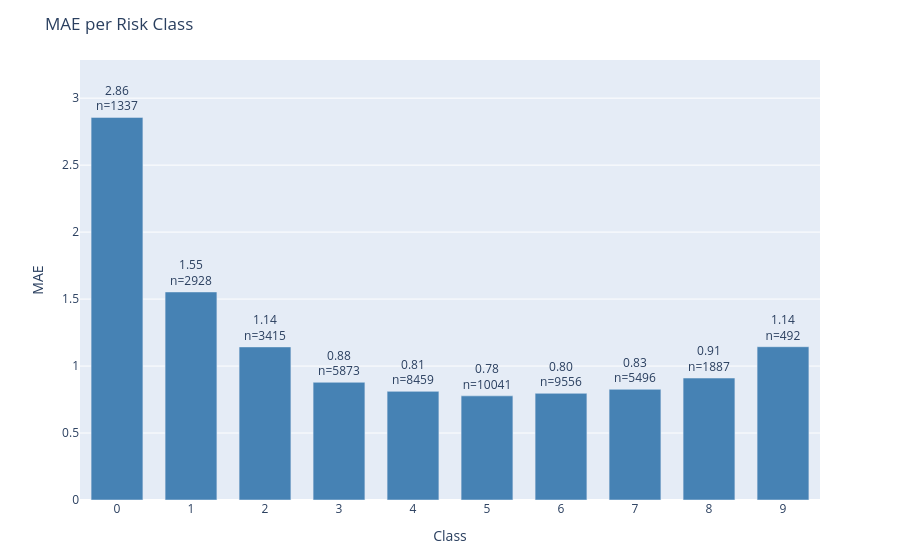

The cell this chart's notebook holds for it:
### Code cell
plot_error_by_group(
    df=results_test,
    y_true_col='actual',
    y_pred_col='prediction',
    group_by='class',
    metric='mae',
    title='MAE per Risk Class'
)

### Figure 1 — Plotly figure (JSON) as saved in the notebook; plotly's stock layout.template omitted (floating-point values rounded to 4 significant figures)
{"data": [{"marker": {"color": "steelblue"}, "text": ["2.86<br>n=1337", "1.55<br>n=2928", "1.14<br>n=3415", "0.88<br>n=5873", "0.81<br>n=8459", "0.78<br>n=10041", "0.80<br>n=9556", "0.83<br>n=5496", "0.91<br>n=1887", "1.14<br>n=492"], "textposition": "outside", "type": "bar", "x": ["0", "1", "2", "3", "4", "5", "6", "7", "8", "9"], "y": [2.856, 1.553, 1.143, 0.8788, 0.811, 0.7774, 0.7965, 0.8262, 0.9104, 1.144]}], "layout": {"bargap": 0.3, "margin": {"b": 60, "t": 60}, "title": {"text": "MAE per Risk Class"}, "uniformtext": {"minsize": 8, "mode": "hide"}, "xaxis": {"title": {"text": "Class"}}, "yaxis": {"range": [0, 3.285], "title": {"text": "MAE"}}}}
